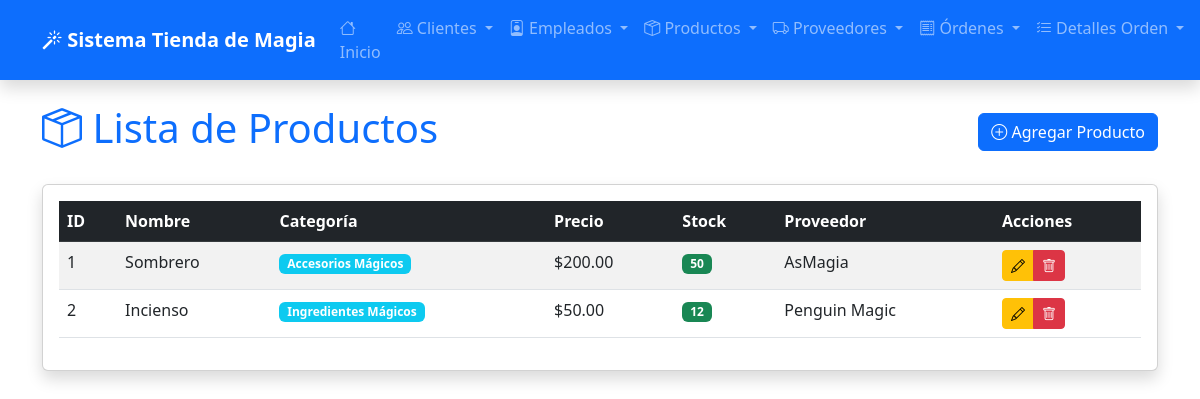
/productos/, run on the app's committed database.
### app_TiendadeMagia/models.py (models this page shows, shortened)
class Producto(models.Model):
    CATEGORIAS = [
        ('varitas', 'Varitas Mágicas'),
        ('pociones', 'Pociones'),
        ('libros', 'Libros de Hechizos'),
        ('accesorios', 'Accesorios Mágicos'),
        ('ingredientes', 'Ingredientes Mágicos'),
    ]
    nombre = models.CharField(max_length=255)
    descripcion = models.TextField(blank=True, null=True)
    categoria = models.CharField(max_length=100, choices=CATEGORIAS)
    precio = models.DecimalField(max_digits=10, decimal_places=2)
    proveedor = models.ForeignKey(Proveedor, on_delete=models.SET_NULL, null=True, blank=True)
    fecha_ingreso = models.DateField(auto_now_add=True)
    stock = models.IntegerField(default=0)

class Proveedor(models.Model):
    nombre = models.CharField(max_length=255)
    contacto = models.CharField(max_length=255)
    telefono = models.CharField(max_length=20)
    email = models.EmailField()
    direccion = models.TextField()
    fecha_registro = models.DateField(auto_now_add=True)

### app_TiendadeMagia/views.py (the view)
# urls.py: path('productos/', views.ver_productos, name='ver_productos'),
def ver_productos(request):
    productos = Producto.objects.all()
    return render(request, 'app_TiendadeMagia/producto/ver_productos.html', {'productos': productos})

### app_TiendadeMagia/templates/app_TiendadeMagia/producto/ver_productos.html (shortened to what this page needs)
<!DOCTYPE html>
<html lang="es">
<head>
    <link href="https://cdn.jsdelivr.net/npm/bootstrap@5.3.0/dist/css/bootstrap.min.css" rel="stylesheet">
    <link href="https://cdn.jsdelivr.net/npm/bootstrap-icons@1.10.0/font/bootstrap-icons.css" rel="stylesheet">
</head>
<body>
    {% include 'app_TiendadeMagia/navbar.html' %}
    <div class="container mt-4">
        <div class="d-flex justify-content-between align-items-center mb-4">
            <h1 class="text-primary">
                <i class="bi bi-box-seam"></i> Lista de Productos
            </h1>
            <a href="{% url 'agregar_producto' %}" class="btn btn-primary">
                <i class="bi bi-plus-circle"></i> Agregar Producto
            </a>
        </div>
        {% if productos %}
        <div class="card shadow">
            <div class="card-body">
                <div class="table-responsive">
                    <table class="table table-striped table-hover">
                        <thead class="table-dark">
                            <tr>
                                <th>ID</th>
                                <th>Nombre</th>
                                <th>Categoría</th>
                                <th>Precio</th>
                                <th>Stock</th>
                                <th>Proveedor</th>
                                <th>Acciones</th>
                            </tr>
                        </thead>
                        <tbody>
                            {% for producto in productos %}
                            <tr>
                                <td>{{ producto.id }}</td>
                                <td>{{ producto.nombre }}</td>
                                <td>
                                    <span class="badge bg-info">{{ producto.get_categoria_display }}</span>
                                </td>
                                <td>${{ producto.precio }}</td>
                                <td>
                                    <span class="badge {% if producto.stock > 10 %}bg-success{% else %}bg-warning{% endif %}">
                                        {{ producto.stock }}
                                    </span>
                                </td>
                                <td>
                                    {% if producto.proveedor %}
                                        {{ producto.proveedor.nombre }}
                                    {% else %}
                                        <span class="text-muted">Sin proveedor</span>
                                    {% endif %}
                                </td>
                                <td>
                                    <div class="btn-group btn-group-sm">
                                        <a href="{% url 'actualizar_producto' producto.id %}" class="btn btn-warning">
                                            <i class="bi bi-pencil"></i>
                                        </a>
                                        <a href="{% url 'borrar_producto' producto.id %}" class="btn btn-danger">
                                            <i class="bi bi-trash"></i>
                                        </a>
                                    </div>
                                </td>
                            </tr>
                            {% endfor %}
                        </tbody>
                    </table>
                </div>
            </div>
        </div>
        {% endif %}
    </div>
</body>
</html>

### data on the page
Producto: id "1", nombre "Sombrero", categoria "Accesorios Mágicos", precio "200.00", stock "50", proveedor.nombre "AsMagia"
Producto: id "2", nombre "Incienso", categoria "Ingredientes Mágicos", precio "50.00", stock "12", proveedor.nombre "Penguin Magic"
